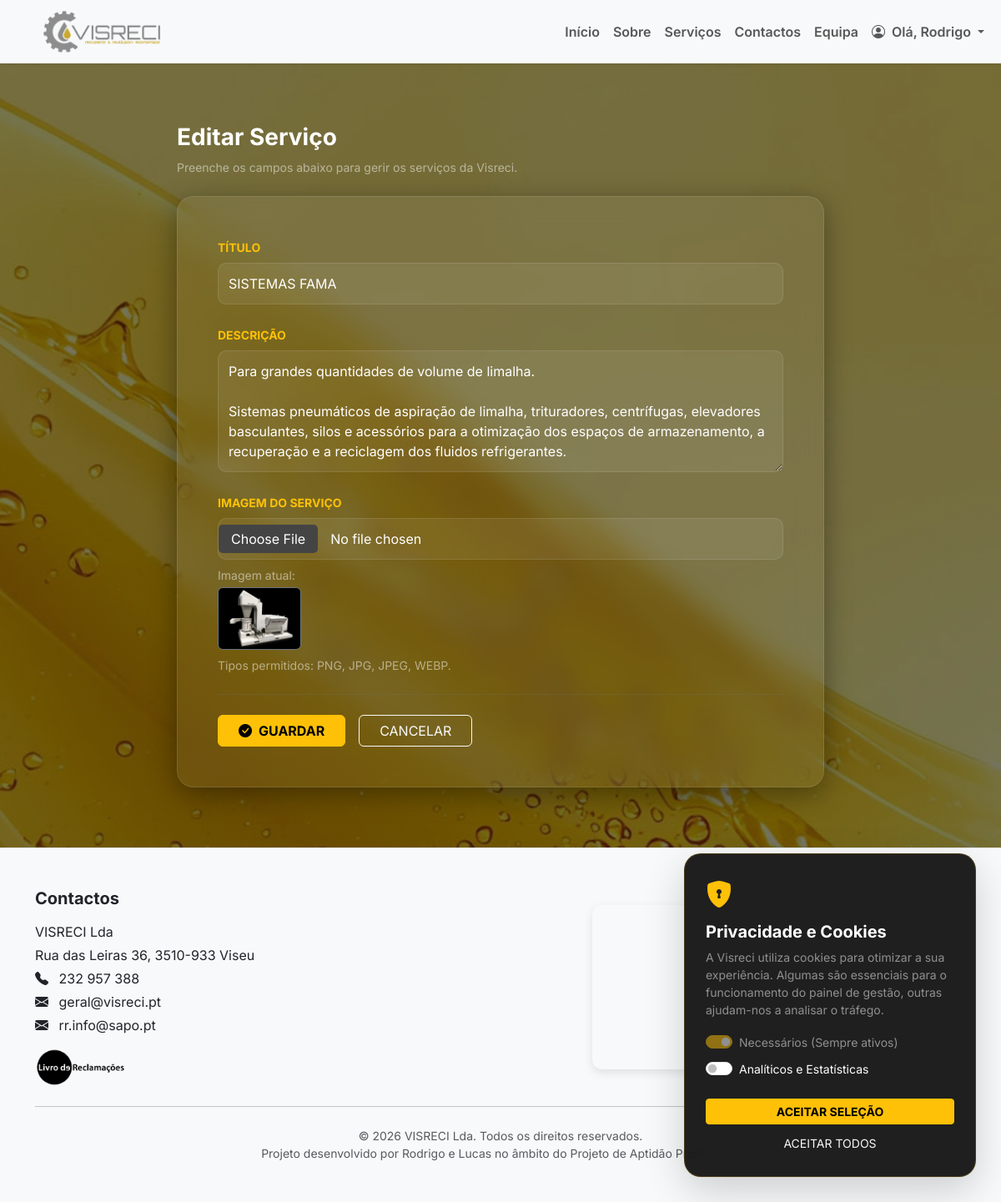
The app's page /admin/servicos/2/editar (signed in) with its own data.
### tables this page shows
CREATE TABLE servicos (id INTEGER PRIMARY KEY AUTOINCREMENT, titulo TEXT, descricao TEXT, imagem TEXT, created_at DATETIME, titulo_en TEXT, descricao_en TEXT);

### app.py (the view, shortened to what this page needs)
@app.route("/admin/servicos/<int:servico_id>/editar", methods=["GET", "POST"])
@login_required
def admin_servico_editar(servico_id):
    conn = get_connection()
    servico = conn.execute("SELECT * FROM servicos WHERE id = ?", (servico_id,)).fetchone()
    conn.close()
    return render_template("admin_servico_form.html", servico=servico)

### app.py (called while the page is built)
def get_connection():
    conn = sqlite3.connect("app.db", timeout=30)
    conn.row_factory = sqlite3.Row
    return conn

def login_required(view_func):
    @wraps(view_func)
    def wrapper(*args, **kwargs):
        if "user_id" not in session:
            return redirect(url_for("login"))
        return view_func(*args, **kwargs)
    return wrapper

@app.context_processor
def inject_translations():
    lang = session.get('lang', 'pt')
    return {
        'lang': lang,
        't': TRANSLATIONS.get(lang, TRANSLATIONS['pt'])
    }

### templates/admin_servico_form.html (shortened to what this page needs)
{% extends "menu.html" %}
{% block content %}
<section class="py-4 mt-5">
    <div class="container" style="max-width: 800px;">
        <div class="mb-4">
            <h3 class="text-white fw-bold">
                {% if servico %}Editar Serviço{% else %}Novo serviço{% endif %}
            </h3>
            <p class="text-white-50 small">Preenche os campos abaixo para gerir os serviços da Visreci.</p>
        </div>
        <div class="form-glass p-4 p-md-5">
            <form method="POST" enctype="multipart/form-data">
                <div class="mb-4">
                    <label class="form-label text-warning small fw-bold text-uppercase">Título</label>
                    <input type="text" name="titulo" class="form-control input-glass"
                        value="{{ servico.titulo if servico else '' }}" required
                        placeholder="Ex: Recuperação de Óleo Usado">
                </div>
                <div class="mb-4">
                    <label class="form-label text-warning small fw-bold text-uppercase">Descrição</label>
                    <textarea name="descricao" class="form-control input-glass" rows="5" required
                        placeholder="Descreve detalhadamente o serviço...">{{ servico.descricao if servico else '' }}</textarea>
                </div>
                <div class="mb-4">
                    <label class="form-label text-warning small fw-bold text-uppercase">Imagem do Serviço</label>
                    <input type="file" name="imagem" class="form-control input-glass">
                    {% if servico and servico.imagem %}
                    <div class="mt-2">
                        <span class="text-white-50 small d-block mb-1">Imagem atual:</span>
                        <img src="{{ servico.imagem }}" class="rounded border border-secondary" style="width: 100px;">
                    </div>
                    {% endif %}
                    <div class="form-text text-white-50 mt-2">
                        Tipos permitidos: PNG, JPG, JPEG, WEBP.
                    </div>
                </div>
                <hr class="border-secondary opacity-25 my-4">
                <div class="d-flex gap-3">
                    <button type="submit" class="btn btn-warning fw-bold px-4">
                        <i class="bi bi-check-circle-fill me-2"></i>GUARDAR
                    </button>
                    <a href="{{ url_for('admin_servicos') }}" class="btn btn-outline-light px-4">
                        CANCELAR
                    </a>
                </div>
            </form>
        </div>
    </div>
</section>
{% endblock %}

### CSS/style.css (style rules this page uses)
:root { --vis-accent: #ffc107; --vis-accent-hover: #e0a800; --vis-text: #f9fafb; --vis-muted: rgba(255, 255, 255, .72); --vis-glass: rgba(255, 255, 255, .12); --vis-glass-2: rgba(255, 255, 255, .08); --vis-glass-border: rgba(255, 255, 255, .18); --vis-shadow: 0 20px 60px rgba(0, 0, 0, .35); --vis-shadow-soft: 0 10px 30px rgba(0, 0, 0, .20); }
body { margin: 0; padding: 0; font-family: 'Inter', sans-serif; min-height: 100vh; background: none; }
body::before { content: ""; position: fixed; inset: 0; z-index: -1; background: linear-gradient(rgba(0, 0, 0, 0.25), rgba(0, 0, 0, 0.25)), url('../IMG/fundo.jpg') no-repeat center center; background-size: cover; backdrop-filter: blur(1.5px); -webkit-backdrop-filter: blur(1.5px); background-attachment: scroll; }
section { scroll-margin-top: 100px; }
.input-glass { background: rgba(255, 255, 255, .10) !important; border: 1px solid rgba(255, 255, 255, .22) !important; color: var(--vis-text) !important; }
.input-glass::placeholder { color: rgba(255, 255, 255, .60) !important; }
.input-glass { color: white !important; }

### templates/menu.html (style rules this page uses)
html, body { height: 100%; }
body { display: flex; flex-direction: column; }

### templates/admin_servico_form.html (style rules this page uses)
.form-glass { background: rgba(255, 255, 255, 0.05); backdrop-filter: blur(15px); border: 1px solid rgba(255, 255, 255, 0.1); border-radius: 20px; box-shadow: 0 8px 32px 0 rgba(0, 0, 0, 0.37); }
.input-glass { background: rgba(255, 255, 255, 0.07) !important; border: 1px solid rgba(255, 255, 255, 0.1) !important; color: white !important; border-radius: 10px; padding: 12px; transition: 0.3s; }
.input-glass::placeholder { color: rgba(255, 255, 255, 0.3); }

### records on screen
servicos: titulo "SISTEMAS FAMA", descricao "Para grandes quantidades de volume de limalha. Sistemas pneumáticos de aspiração de limalha, trituradores, centrífugas, elevadores basculantes, silos e acessórios para a otimização dos espaços de armazenamento, a recuperação e a reciclagem dos fluidos refrigerantes.", imagem (picture)

### other values on screen
{{ session.get("user_name") }} "Rodrigo"
